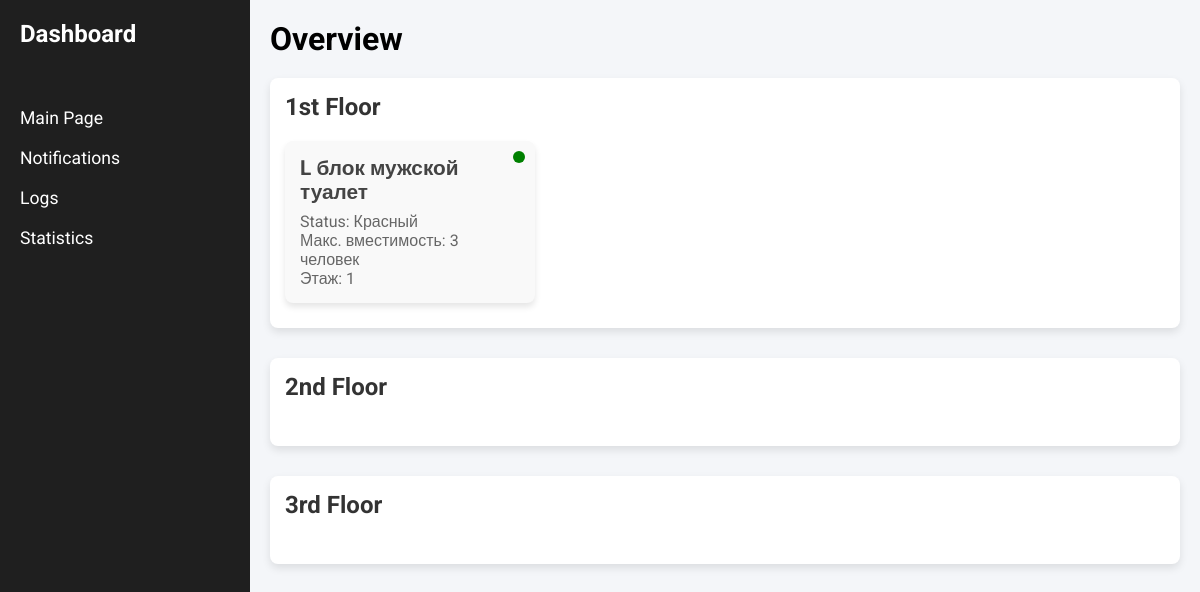
Page /main/ on the earlier database version.
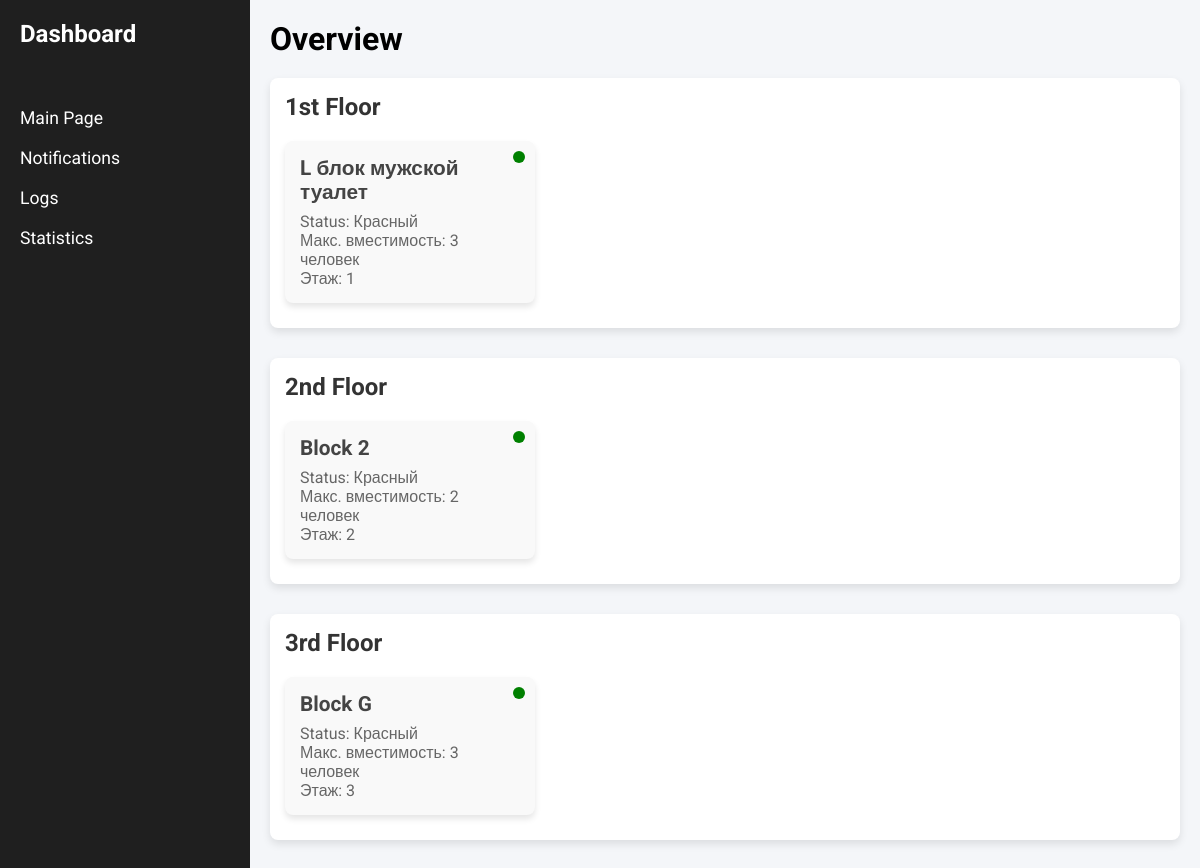
Same page on the later database version.
### main/models.py (models this page shows, shortened)
class Restroom(models.Model):
    location = models.CharField(max_length=100, help_text="Расположение туалета, например, 'Коридор 2 этажа'")
    max_capacity = models.PositiveIntegerField(help_text="Максимальное количество людей")
    status = models.BooleanField(default=True,help_text="True - красный, False - зеленый")
    floor = models.PositiveIntegerField(default=1, help_text="Этаж, начиная с 1")

### main/views.py (the view)
# urls.py: path('', views.index,name='index'),
def index(request):
    first_floor_restrooms = Restroom.objects.filter(floor=1)
    second_floor_restrooms = Restroom.objects.filter(floor=2)
    third_floor_restrooms = Restroom.objects.filter(floor=3)
    return render(request, 'main/index.html', {
            'first_floor_restrooms': first_floor_restrooms,
            'second_floor_restrooms': second_floor_restrooms,
            'third_floor_restrooms': third_floor_restrooms,
        })

### main/templates/main/index.html (shortened to what this page needs)
{% load static %}
<!DOCTYPE html>
<html lang="en">
<head>
    <link rel="stylesheet" href="{% static 'css/styles.css' %}">
</head>
<body>
    <div class="dashboard">
        <aside class="sidebar">
            <h2>Dashboard</h2>
            <ul>
                <li><a href="#">Main Page</a></li>
                <li><a href="#">Notifications</a></li>
                <li><a href="#">Logs</a></li>
                <li><a href="#">Statistics</a></li>
            </ul>
        </aside>
        <main class="main-content">
            <h1>Overview</h1>
           <div class="floor" id="first-floor">
                <h2>1st Floor</h2>
                <div class="cards">
                    {% for restroom in first_floor_restrooms %}
                    <div class="card">
                    <div class="notification-indicator {% if restroom.status %}red{% else %}green{% endif %}"></div>
                    <h3>{{ restroom.location }}</h3>
                    <p>Status: {% if restroom.status %}Красный{% else %}Зеленый{% endif %}</p>
                    <p>Макс. вместимость: {{ restroom.max_capacity }} человек</p>
                    <p>Этаж: {{ restroom.floor }}</p>
                </div>
            {% endfor %}
                </div>
            </div>
            <div class="floor" id="second-floor">
                <h2>2nd Floor</h2>
                <div class="cards">
                    {% for restroom in second_floor_restrooms %}
                        <div class="card">
                            <div class="notification-indicator {% if restroom.status %}red{% else %}green{% endif %}"></div>
                            <h3>{{ restroom.location }}</h3>
                            <p>Status: {% if restroom.status %}Красный{% else %}Зеленый{% endif %}</p>
                            <p>Макс. вместимость: {{ restroom.max_capacity }} человек</p>
                            <p>Этаж: {{ restroom.floor }}</p>
                        </div>
                    {% endfor %}
                </div>
            </div>
            <div class="floor" id="third-floor">
                <h2>3rd Floor</h2>
                <div class="cards">
                    {% for restroom in third_floor_restrooms %}
                        <div class="card">
                            <div class="notification-indicator {% if restroom.status %}red{% else %}green{% endif %}"></div>
                            <h3>{{ restroom.location }}</h3>
                            <p>Status: {% if restroom.status %}Красный{% else %}Зеленый{% endif %}</p>
                            <p>Макс. вместимость: {{ restroom.max_capacity }} человек</p>
                            <p>Этаж: {{ restroom.floor }}</p>
                        </div>
                    {% endfor %}
                </div>
            </div>
        </main>
    </div>
</body>
</html>

### main/static/css/styles.css (style rules this page uses)
* { margin: 0; padding: 0; box-sizing: border-box; font-family: 'Roboto', sans-serif; }
body { display: flex; height: 100vh; background-color: #f4f6f9; }
.dashboard { display: flex; width: 100%; }
.sidebar { width: 250px; background-color: #1f1f1f; color: white; padding: 20px; display: flex; flex-direction: column; height: 100vh; }
.sidebar h2 { margin-bottom: 40px; font-size: 1.5em; text-align: left; }
.sidebar ul { list-style: none; display: flex; flex-direction: column; gap: 20px; align-items: flex-start; margin-top: 20px; margin-bottom: auto; }
.sidebar a { color: white; text-decoration: none; font-size: 1.1em; }
.main-content { flex: 1; padding: 20px; overflow-y: auto; }
.main-content h1 { font-size: 2em; margin-bottom: 20px; }
.floor { margin-bottom: 30px; padding: 15px; background-color: #ffffff; border-radius: 8px; box-shadow: 0 4px 8px rgba(0, 0, 0, 0.1); }
.floor h2 { font-size: 1.5em; margin-bottom: 10px; color: #333; }
.cards { display: flex; flex-wrap: wrap; gap: 20px; padding: 10px 0; }
.card { background-color: #f9f9f9; padding: 15px; border-radius: 8px; box-shadow: 0 4px 6px rgba(0, 0, 0, 0.1); width: 100%; max-width: 250px; position: relative; }
.notification-indicator { width: 12px; height: 12px; border-radius: 50%; background-color: green; position: absolute; top: 10px; right: 10px; }
.card h3 { font-size: 1.3em; margin-bottom: 8px; color: #444; }
.card p { font-size: 1em; color: #666; }

Differences in the rows shown:
added Restroom: status True (drawn), location "Block 2", max_capacity "2", floor "2", shown under "2nd Floor"
added Restroom: status True (drawn), location "Block G", max_capacity "3", floor "3", shown under "3rd Floor"
